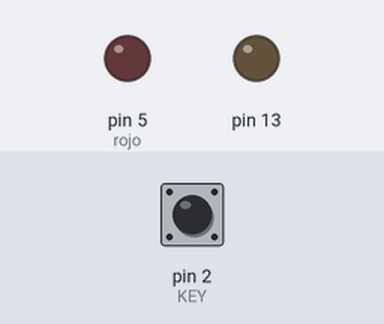
Bench run of a sketch on a simulated Arduino Uno, built with avr-gcc and run on an emulated ATmega328P. Shown: output pins drawn as LEDs (lit = HIGH). The inputs (shaded band) are chosen by the test bench; at power-on: pin 2 (KEY) LOW.

Above: at 1.2 s.
1.3 s: pin 2 (KEY) pulled HIGH for 0.15 s
At 1.37 s:
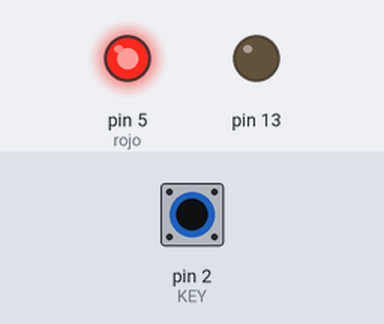
2.9 s: pin 2 (KEY) pulled HIGH for 3.2 s
At 7.2 s:
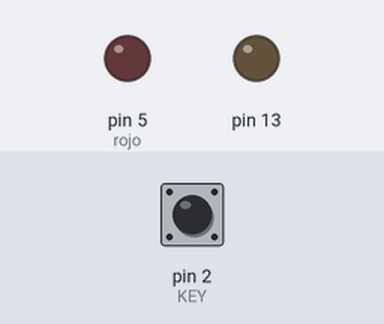
Timing chart, 0 to 8.7 s (numbered marks = the images above; inputs shaded):
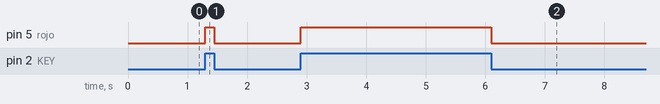

Measured:
- after the input at 1.3 s, pin 5 (rojo): LOW → HIGH at once, → LOW 0.15 s later
- after the input at 2.9 s, pin 5 (rojo): LOW → HIGH at once, → LOW 3.2 s later

The sketch:

capacitive_touch.ino
```cpp
int rojo = 5;                // Connect LED on pin 13, or use the onboard one
int KEY = 2;                 // Connect Touch sensor on Digital Pin 2

void setup(){
  pinMode(rojo, OUTPUT);      // Set ledPin to output mode
  pinMode(KEY, INPUT);       //Set touch sensor pin to input mode
  pinMode(13, OUTPUT);
  digitalWrite(13, LOW);
}

void loop(){
   if(digitalRead(KEY)==HIGH) {      //Read Touch sensor signal
        digitalWrite(rojo, HIGH);   // if Touch sensor is HIGH, then turn on
     }
   else{
        digitalWrite(rojo, LOW);    // if Touch sensor is LOW, then turn off the led
     }
}
```
